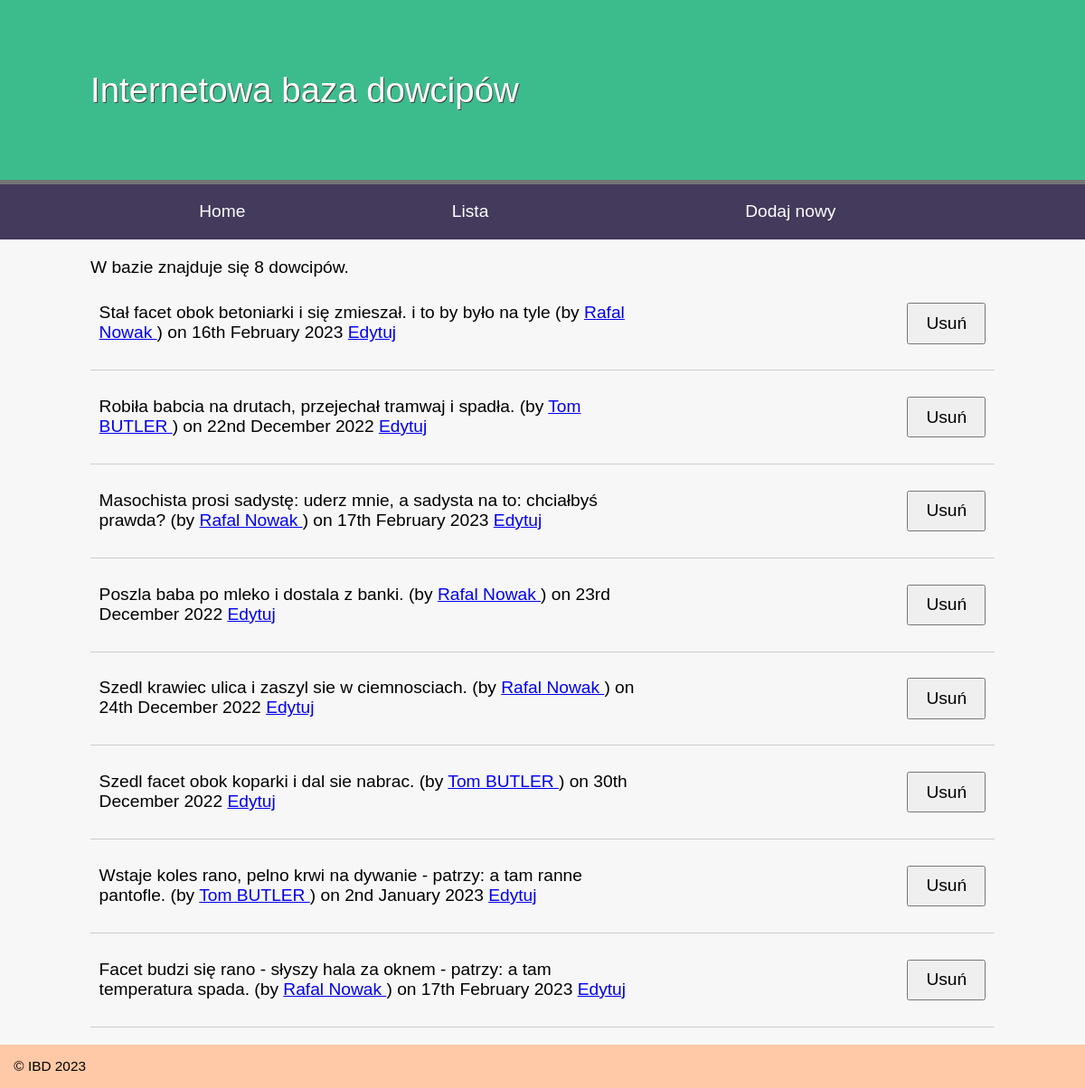
/default/public/jokes.php, run on the app's committed database.
### tables this page shows
CREATE TABLE `joke` (
  `id` int(11) NOT NULL AUTO_INCREMENT,
  `joketext` text DEFAULT NULL,
  `jokedate` date DEFAULT NULL,
  `authorid` int(11) DEFAULT NULL,
  PRIMARY KEY (`id`)
);

### default/public/jokes.php (called while the page is built, shortened)
<?php
try {
    include __DIR__.'/../includes/DatabaseConnection.php';
    include __DIR__.'/../classes/DatabaseTable.php';
    $jokesTable = new DatabaseTable($pdo, 'joke', 'id');
    $authorsTable = new DatabaseTable($pdo, 'author', 'id');
    $results = $jokesTable->findAll();
    $jokes = [];
    foreach($results as $joke) {
        $author = $authorsTable->find('id', $joke['authorid'])[0];
        $jokes[] = [
            'id' => $joke['id'],
            'joketext' => $joke['joketext'],
            'jokedate' => $joke['jokedate'],
            'name' => $author['name'],
            'email' => $author['email']
        ];
    }
    $totalJokes = $jokesTable->total();
    include __DIR__.'/../templates/jokes.html.php';
} catch (PDOException $e) {
    $title = 'Wystąpił błąd';
    $output = 'Błąd bazy danych'.$e->getMessage().' w pliku: '.$e->getFile().' w linii: '.$e->getLine();
}
include __DIR__.'/../templates/layout.html.php';

### default/classes/DatabaseTable.php (called while the page is built, shortened)
<?php
class DatabaseTable
{
public function findAll()
{
    $stsm = $this->pdo->prepare('SELECT * FROM `'.$this->table.'`');
    $stsm->execute();
    return $stsm->fetchAll();
}
public function find($field, $value)
{
    $query = 'SELECT * FROM `'.$this->table.'` WHERE `'.$field.'` = :value';
    $values = [
        'value' => $value
    ];
    $stsm = $this->pdo->prepare($query);
    $stsm->execute($values);
    return $stsm->fetchAll();
}
public function total()
{
    $stsm = $this->pdo->prepare('SELECT COUNT(*) FROM `'.$this->table.'`');
    $stsm->execute();
    $row = $stsm->fetch();
    return $row[0];
}
}

### default/templates/jokes.html.php (the view, shortened to what this page needs)
<p>W bazie znajduje się <?=$totalJokes?> dowcipów.</p>
<?php foreach($jokes as $joke): ?>
    <blockquote>
        <p>
        <?=htmlspecialchars($joke['joketext'], ENT_QUOTES, 'UTF-8')?>
        (by <a href="mailto:<?=htmlspecialchars($joke['email'], ENT_QUOTES, 'UTF-8')?>">
            <?=htmlspecialchars($joke['name'], ENT_QUOTES, 'UTF-8')?>
        </a>) on
        <?php
            $date = new DateTime($joke['jokedate']);
            echo $date->format('jS F Y');
        ?>
        <a href="index.php?action=edit&id=<?=$joke['id']?>">Edytuj</a>
        <form action="index.php?action=delete" method="POST">
            <input type="submit" value="Usuń" />
        </form>
        </p>
    </blockquote>
<?php endforeach; ?>

### default/public/style.css (style rules this page uses)
* { margin: 0; padding: 0; }
body { font-family: Arial, Helvetica, Sans-serif; }
p { margin-bottom: 1em; }
body { font-size: 1.2em; font-family: arial, helvetica, sans-serif }
input, label, select, textarea { float: left; width: 15em; margin-bottom: 1em; padding: 0.5em; }
input[type="submit"] { margin-left: 15em; width: auto; padding: 0.5em 1em; clear: both; font-size: 1em; }
form { overflow: auto; clear: both; display: block; }
blockquote { display: table; margin-bottom: 1em; border-bottom: 1px solid #ccc; padding: 0.5em; }
blockquote p { display: table-cell; width: 90%; vertical-align: top; }
blockquote form { display: table-cell; width: 10%; }

### data on the page
joke: joketext "Masochista prosi sadystę: uderz mnie, a sadysta na to: chciałbyś prawda?", name "Rafal Nowak", jokedate "17th February 2023"
joke: joketext "Poszla baba po mleko i dostala z banki.", name "Rafal Nowak", jokedate "23rd December 2022"
joke: joketext "Szedl krawiec ulica i zaszyl sie w ciemnosciach.", name "Rafal Nowak", jokedate "24th December 2022"
joke: joketext "Szedl facet obok koparki i dal sie nabrac.", name "Tom BUTLER", jokedate "30th December 2022"
joke: joketext "Wstaje koles rano, pelno krwi na dywanie - patrzy: a tam ranne pantofle.", name "Tom BUTLER", jokedate "2nd January 2023"
joke: joketext "Facet budzi się rano - słyszy hala za oknem - patrzy: a tam temperatura spada.", name "Rafal Nowak", jokedate "17th February 2023"

### other printed values
$totalJokes "8"
$joke['joketext'] "Stał facet obok betoniarki i się zmieszał. i to by było na tyle"
$joke['name'] "Rafal Nowak"
$date->format('jS F Y') "16th February 2023"
$joke['joketext'] "Robiła babcia na drutach, przejechał tramwaj i spadła."
$joke['name'] "Tom BUTLER"
$date->format('jS F Y') "22nd December 2022"
